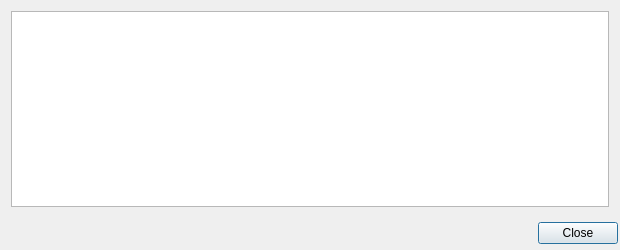
<?xml version="1.0" encoding="UTF-8"?>
<ui version="4.0">
 <class>TransactionDescDialog</class>
 <widget class="QDialog" name="TransactionDescDialog">
  <property name="geometry">
   <rect>
    <x>0</x>
    <y>0</y>
    <width>620</width>
    <height>250</height>
   </rect>
  </property>
  <property name="windowTitle">
   <string>Transaction details</string>
  </property>
  <layout class="QVBoxLayout" name="verticalLayout">
   <property name="leftMargin">
    <number>2</number>
   </property>
   <property name="topMargin">
    <number>2</number>
   </property>
   <property name="rightMargin">
    <number>2</number>
   </property>
   <property name="bottomMargin">
    <number>6</number>
   </property>
   <item>
    <layout class="QHBoxLayout" name="actionBarLayout"/>
   </item>
   <item>
    <layout class="QVBoxLayout" name="verticalLayout_2">
     <property name="leftMargin">
      <number>9</number>
     </property>
     <property name="topMargin">
      <number>9</number>
     </property>
     <property name="rightMargin">
      <number>9</number>
     </property>
     <property name="bottomMargin">
      <number>9</number>
     </property>
     <item>
      <widget class="QTextEdit" name="detailText">
       <property name="toolTip">
        <string>This pane shows a detailed description of the transaction</string>
       </property>
       <property name="readOnly">
        <bool>true</bool>
       </property>
      </widget>
     </item>
    </layout>
   </item>
   <item>
    <widget class="QDialogButtonBox" name="buttonBox">
     <property name="orientation">
      <enum>Qt::Horizontal</enum>
     </property>
     <property name="standardButtons">
      <set>QDialogButtonBox::Close</set>
     </property>
    </widget>
   </item>
  </layout>
 </widget>
 <resources/>
 <connections>
  <connection>
   <sender>buttonBox</sender>
   <signal>accepted()</signal>
   <receiver>TransactionDescDialog</receiver>
   <slot>accept()</slot>
   <hints>
    <hint type="sourcelabel">
     <x>248</x>
     <y>254</y>
    </hint>
    <hint type="destinationlabel">
     <x>157</x>
     <y>274</y>
    </hint>
   </hints>
  </connection>
  <connection>
   <sender>buttonBox</sender>
   <signal>rejected()</signal>
   <receiver>TransactionDescDialog</receiver>
   <slot>reject()</slot>
   <hints>
    <hint type="sourcelabel">
     <x>316</x>
     <y>260</y>
    </hint>
    <hint type="destinationlabel">
     <x>286</x>
     <y>274</y>
    </hint>
   </hints>
  </connection>
 </connections>
</ui>
